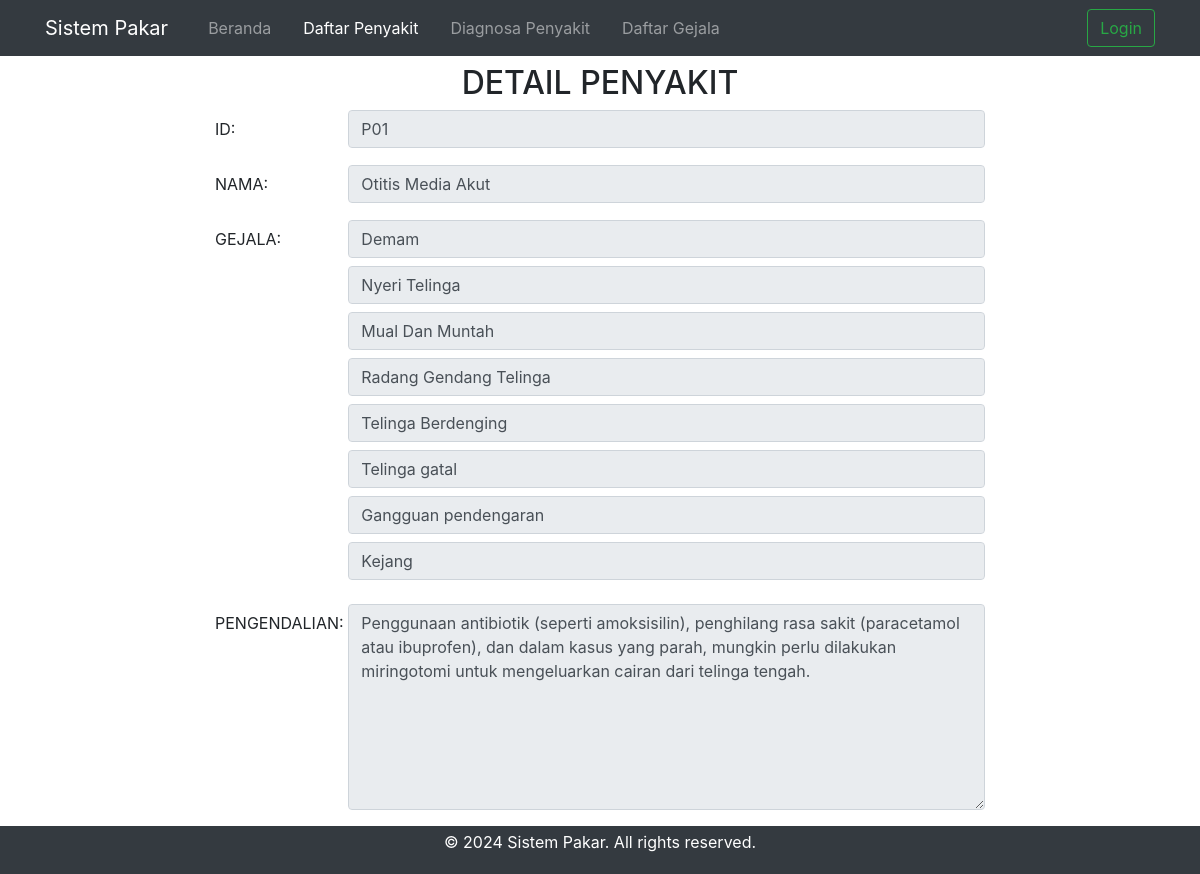
Page /users/detailpenyakit.php?id=P01 on the committed database.
### tables this page shows
CREATE TABLE `penyakit` (
  `idpenyakit` varchar(20) NOT NULL,
  `namapenyakit` varchar(1000) NOT NULL,
  `pengendalian` text DEFAULT NULL
);

CREATE TABLE `basispengetahuan` (
  `namapenyakit` varchar(100) NOT NULL,
  `gejala` text NOT NULL
);

### users/detailpenyakit.php (the view, shortened to what this page needs)
<?php
include('../connection/koneksi.php');
?>
<!DOCTYPE html>
<html lang="en">
<head>
    <link rel="stylesheet" href="https://maxcdn.bootstrapcdn.com/bootstrap/4.5.2/css/bootstrap.min.css">
</head>
<body>
<nav class="navbar navbar-expand-lg navbar-dark bg-dark fixed-top">
    <div class="container">
        <a class="navbar-brand" href="#">Sistem Pakar</a>
        <div class="collapse navbar-collapse" id="navbarNav">
            <ul class="navbar-nav">
                <li class="nav-item ml-3">
                    <a class="nav-link" href="../index.php">Beranda</a>
                </li>
                <li class="nav-item ml-3">
                    <a class="nav-link active" href="daftarpenyakit.php">Daftar Penyakit</a>
                </li>
                <li class="nav-item ml-3">
                    <a class="nav-link" href="diagnosa.php">Diagnosa Penyakit</a>
                </li>
                <li class="nav-item ml-3">
                  <a class="nav-link" href="daftargejala.php">Daftar Gejala</a>
                </li>
              </ul>
            <form class="form-inline ml-auto" role="search">
                <a class="btn btn-outline-success" id="myBtn" href="#">Login</a>
            </form>
        </div>
    </div>
</nav>
<div class="container-fluid text-center mt-5 pt-3">
    <div class="row content">
        <div class="col-sm-8 offset-sm-2 text-left">
            <h2 class="text-center">DETAIL PENYAKIT</h2>
            <div class="form-group row">
                <label class="control-label col-sm-2" for="idpenyakit">ID:</label>
                <div class="col-sm-10">
                    <?php
                        $tampil = "SELECT * FROM penyakit WHERE idpenyakit='" . $_GET['id'] . "'";
                        $sql = mysqli_query($konek_db, $tampil);
                        while($data = mysqli_fetch_array($sql)) {
                            echo "<input type='text' class='form-control' id='idpenyakit' readonly value='" . $data['idpenyakit'] . "'>";
                        }
                    ?>
                </div>
            </div>
            <div class="form-group row">
                <label class="control-label col-sm-2" for="namapenyakit">NAMA:</label>
                <div class="col-sm-10">
                    <?php
                        $sql = mysqli_query($konek_db, $tampil);
                        while($data = mysqli_fetch_array($sql)) {
                            echo "<input type='text' class='form-control' id='namapenyakit' readonly value='" . $data['namapenyakit'] . "'>";
                        }
                    ?>
                </div>
            </div>
            <div class="form-group row">
                <label class="control-label col-sm-2" for="gejala">GEJALA:</label>
                <div class="col-sm-10">
                    <?php
                        $tampil_gejala = "SELECT * FROM penyakit p, basispengetahuan b WHERE p.idpenyakit='" . $_GET['id'] . "' AND p.namapenyakit=b.namapenyakit";
                        $sql_gejala = mysqli_query($konek_db, $tampil_gejala);
                        while($data = mysqli_fetch_array($sql_gejala)) {
                            echo "<input type='text' class='form-control mb-2' id='gejala' readonly value='" . $data['gejala'] . "'>";
                        }
                    ?>
                </div>
            </div>
            <div class="form-group row">
                <label class="control-label col-sm-2" for="pengendalian">PENGENDALIAN:</label>
                <div class="col-sm-10">
                    <?php
                        $sql = mysqli_query($konek_db, $tampil);
                        while($data = mysqli_fetch_array($sql)) {
                            echo "<textarea rows='8' class='form-control' id='pengendalian' readonly>" . $data['pengendalian'] . "</textarea>";
                        }
                    ?>
                </div>
            </div>
        </div>
    </div>
</div>
<footer class="bg-dark text-white text-center py-1">
    <p>&copy; 2024 Sistem Pakar. All rights reserved.</p>
</footer>
</body>
</html>

### users/detailpenyakit.php (style rules this page uses)
.form-group label { padding-top: 7px; }
.row.content { min-height: calc(100vh - 56px); }
footer { background-color: #f1f1f1; padding: 10px 0; position: relative; bottom: 0; width: 100%; }

### rows in the picture
penyakit: idpenyakit "P01", namapenyakit "Otitis Media Akut", gejala "Demam", gejala "Nyeri Telinga", gejala "Mual Dan Muntah", gejala "Radang Gendang Telinga", gejala "Telinga Berdenging", gejala "Telinga gatal", gejala "Gangguan pendengaran", gejala "Kejang", pengendalian "Penggunaan antibiotik (seperti amoksisilin), penghilang rasa sakit (paracetamol atau ibuprofen), dan dalam kasus yang parah, mungkin perlu dilakukan miringotomi untuk mengeluarkan cairan dari telinga tengah."
